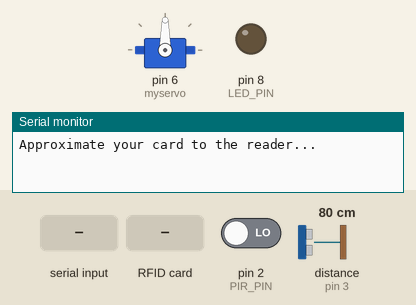
The sketch below on a simulated Arduino Uno, built with avr-gcc and run on an emulated ATmega328P. Parts: servo, output pins drawn as LEDs (lit = HIGH), the last lines printed to the serial monitor. The inputs (shaded band) are chosen by the test bench; at power-on: pin 2 (PIR_PIN) LOW, distance to the obstacle (sensor on pin 3) 80 cm. The echo pulse lasts 58.3 µs per cm; pins used as bus, display or sensor lines are not drawn.

Above: at 1.2 s.
1.3 s: pin 2 (PIR_PIN) driven HIGH
At 4.6 s:
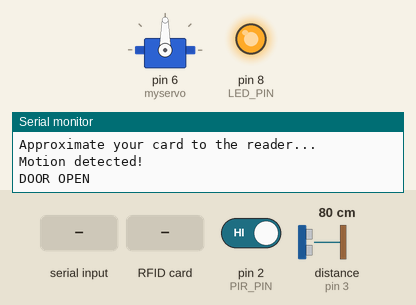
4.9 s: distance to the obstacle (sensor on pin 3) set to 2 cm
At 6.0 s:
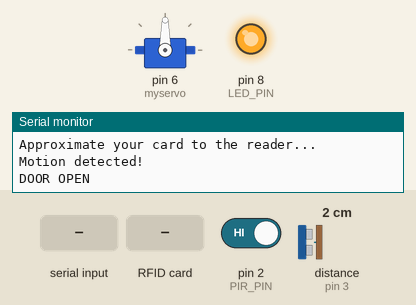
9.2 s: distance to the obstacle (sensor on pin 3) set to 8 cm
10.9 s: distance to the obstacle (sensor on pin 3) set to 11 cm
At 15.1 s:
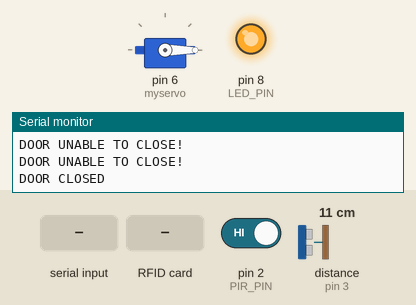
15.4 s: "REMOTE DOOR CLOSED" received over Serial
At 18.5 s:
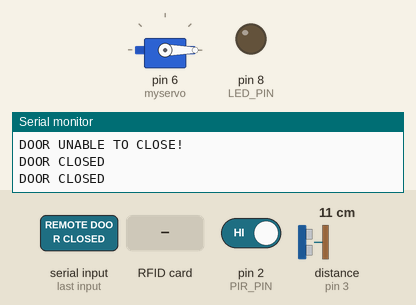
19.2 s: RFID card 3C 5B C5 39 held to the reader
At 20.7 s:
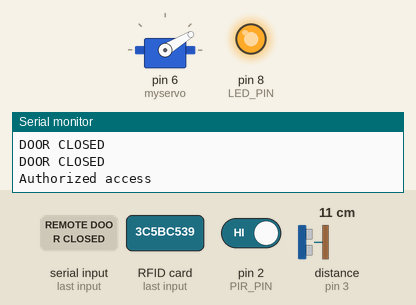
Timing chart, 0 to 23.1 s (numbered marks = the images above; inputs shaded):
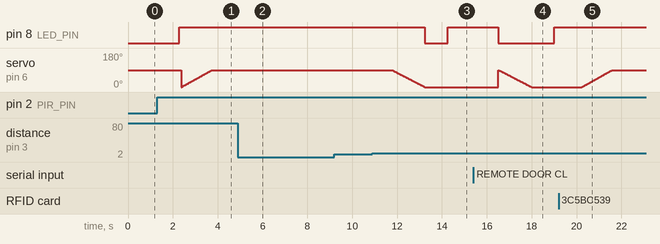

Measured:
- the behaviour switches between 9 and 10 cm on distance to the obstacle (sensor on pin 3) (found by bisection; images 2 and 3)
- after the input at 1.3 s, pin 8 (LED_PIN): LOW → HIGH after 0.98 s
- after the input at 4.9 s, pin 8 (LED_PIN): stays HIGH (without the input it goes to LOW after 3.7 s); servo on pin 6 (myservo): stays 90° (without the input it goes to 89° after 1.9 s)
- after the input at 10.9 s, pin 8 (LED_PIN): HIGH → LOW after 2.3 s, → HIGH 1.0 s later; servo on pin 6 (myservo): moves from 90° to 0° over 1.4 s, starting after 0.89 s
- after the input at 15.4 s, pin 8 (LED_PIN): HIGH → LOW after 1.1 s, → HIGH 2.5 s later
- after the input at 19.2 s, servo on pin 6 (myservo): moves from 0° to 90° over 1.4 s, starting after 1.0 s

The sketch:

DumpInfo.ino
```cpp
#include <SPI.h>
#include <MFRC522.h>
#include <Servo.h>

#define SS_PIN 10
#define RST_PIN 9
#define PIR_PIN 2
MFRC522 mfrc522(SS_PIN, RST_PIN);   // Create MFRC522 instance.

Servo myservo;
int pos = 0;
int pir_state = LOW;
int pir_val = 0;
bool servoFlag = false;

int trigPin = 5;    // Trigger
int echoPin = 3;    // Echo
long duration, cm, inches;

#define LED_PIN 8

void setup()
{
  Serial.begin(9600);   // Initiate a serial communication
  SPI.begin();      // Initiate  SPI bus
  mfrc522.PCD_Init();   // Initiate MFRC522
  pinMode(LED_PIN, OUTPUT);
  pinMode(PIR_PIN, INPUT);
  digitalWrite(LED_PIN, LOW);
  myservo.attach(6);
  pinMode(trigPin, OUTPUT);
  pinMode(echoPin, INPUT);
  Serial.println("Approximate your card to the reader...");
  Serial.println();

}
bool unlocked = 1;
void loop()
{
  // The sensor is triggered by a HIGH pulse of 10 or more microseconds.
  // Give a short LOW pulse beforehand to ensure a clean HIGH pulse:
  String x = Serial.readString();
  x.trim();
  if(x == "DOOR LOCKED"){
    unlocked = false;
  }
  else if(x == "DOOR UNLOCKED"){
    unlocked = true;
  }
  else if (x == "REMOTE DOOR OPEN" && unlocked){
    digitalWrite(LED_PIN, HIGH);
    open();
    delay(1000);
  }
  else if(x == "REMOTE DOOR CLOSED" && unlocked){
    digitalWrite(LED_PIN, LOW);
    close();
    delay(1000);
  }

  if(unlocked){

  pir_val = digitalRead(PIR_PIN);   // read sensor value
  if (pir_val == HIGH) {           // check if the sensor is HIGH
    digitalWrite(LED_PIN, HIGH);   // turn LED ON
    delay(100);                // delay 100 milliseconds

    if (pir_state == LOW) {
      Serial.println("Motion detected!");
      open();
      close();
      pir_state = HIGH;       // update variable state to HIGH
    }
  }
  else {
      //digitalWrite(LED_PIN, LOW); // turn LED OFF
      delay(200);             // delay 200 milliseconds

      if (pir_state == HIGH){
        Serial.println("Motion stopped!");
        pir_state = LOW;       // update variable state to LOW
    }
  }
  // Look for new cards
  if ( ! mfrc522.PICC_IsNewCardPresent())
  {
    return;
  }
  // Select one of the cards
  if ( ! mfrc522.PICC_ReadCardSerial())
  {
    return;
  }
  //Show UID on serial monitor
  //Serial.print("UID tag :");
  String content= "";
  byte letter;
  for (byte i = 0; i < mfrc522.uid.size; i++)
  {
     //Serial.print(mfrc522.uid.uidByte[i] < 0x10 ? " 0" : " ");
     //Serial.print(mfrc522.uid.uidByte[i], HEX);
     content.concat(String(mfrc522.uid.uidByte[i] < 0x10 ? " 0" : " "));
     content.concat(String(mfrc522.uid.uidByte[i], HEX));
  }
  content.toUpperCase();
  if (content.substring(1) == "3C 5B C5 39") //change here the UID of the card/cards that you want to give access
  {
    myservo.attach(6);
    Serial.println("Authorized access");
    //Serial.println();
    digitalWrite(LED_PIN, HIGH);
    open();
    close();
    content.substring(1) = "";
    delay(3000);
  }

 else   {
    Serial.println("Access denied");
    digitalWrite(LED_PIN, LOW);
    delay(3000);
  }}
}

void close(){
  myservo.attach(6);
  for (pos = 90; pos >= 0; pos -= 1) { // goes from 180 degrees to 0 degrees
    do{
      digitalWrite(trigPin, LOW);
      delayMicroseconds(5);
      digitalWrite(trigPin, HIGH);
      delayMicroseconds(10);
      digitalWrite(trigPin, LOW);
      pinMode(echoPin, INPUT);
      duration = pulseIn(echoPin, HIGH); // Get the pulse duration from the ultrasonic sensor
      cm = (duration / 2) / 29.1; // Convert the duration to centimeters
      if(cm < 10){
        myservo.detach();
        Serial.println("DOOR UNABLE TO CLOSE!");
        delay(1000);
      }
      //delay(2000);
    }while(cm < 10);
    myservo.attach(6);
    myservo.write(pos);              // tell servo to go to position in variable 'pos'
    delay(15);                       // waits 15ms for the servo to reach the position
    //Serial.println(pos);

  }
  myservo.detach();
  digitalWrite(LED_PIN, LOW);
  Serial.println("DOOR CLOSED");
}

void open(){
  myservo.attach(6);
  for (pos = 0; pos <= 90; pos += 1) { // goes from 0 degrees to 180 degrees
    myservo.write(pos);              // tell servo to go to position in variable 'pos'
    delay(15);                       // waits 15ms for the servo to reach the position
    //Serial.println(pos);
  }
  myservo.detach();
  Serial.println("DOOR OPEN");
  delay(3000);
}
```
